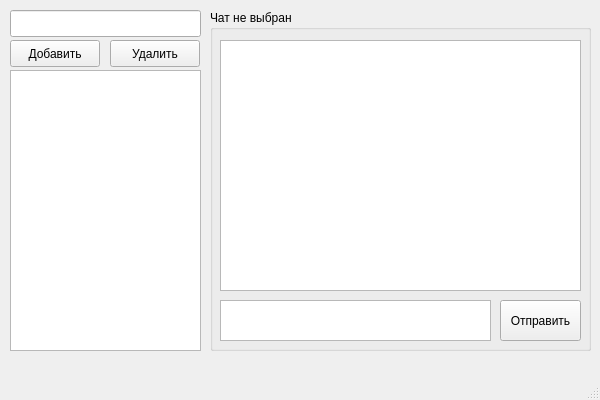
<?xml version="1.0" encoding="UTF-8"?>
<ui version="4.0">
 <class>MainWindow</class>
 <widget class="QMainWindow" name="MainWindow">
  <property name="geometry">
   <rect>
    <x>0</x>
    <y>0</y>
    <width>600</width>
    <height>400</height>
   </rect>
  </property>
  <property name="windowTitle">
   <string>MyMessenger</string>
  </property>
  <widget class="QWidget" name="centralwidget">
   <widget class="QPushButton" name="pushButtonAddContact">
    <property name="geometry">
     <rect>
      <x>10</x>
      <y>40</y>
      <width>90</width>
      <height>27</height>
     </rect>
    </property>
    <property name="text">
     <string>Добавить</string>
    </property>
   </widget>
   <widget class="QPushButton" name="pushButtonContactList">
    <property name="geometry">
     <rect>
      <x>110</x>
      <y>40</y>
      <width>90</width>
      <height>27</height>
     </rect>
    </property>
    <property name="text">
     <string>Удалить</string>
    </property>
   </widget>
   <widget class="QLineEdit" name="lineEditAddContact">
    <property name="geometry">
     <rect>
      <x>10</x>
      <y>10</y>
      <width>191</width>
      <height>27</height>
     </rect>
    </property>
   </widget>
   <widget class="QListView" name="listViewContactList">
    <property name="geometry">
     <rect>
      <x>10</x>
      <y>70</y>
      <width>191</width>
      <height>281</height>
     </rect>
    </property>
   </widget>
   <widget class="QTextEdit" name="textEditChatInput">
    <property name="geometry">
     <rect>
      <x>220</x>
      <y>300</y>
      <width>271</width>
      <height>41</height>
     </rect>
    </property>
   </widget>
   <widget class="QPushButton" name="pushButtonChatSend">
    <property name="geometry">
     <rect>
      <x>500</x>
      <y>300</y>
      <width>81</width>
      <height>41</height>
     </rect>
    </property>
    <property name="text">
     <string>Отправить</string>
    </property>
   </widget>
   <widget class="QListWidget" name="listWidgetMessages">
    <property name="geometry">
     <rect>
      <x>220</x>
      <y>40</y>
      <width>361</width>
      <height>251</height>
     </rect>
    </property>
   </widget>
   <widget class="QGroupBox" name="groupBoxChatName">
    <property name="geometry">
     <rect>
      <x>210</x>
      <y>10</y>
      <width>381</width>
      <height>341</height>
     </rect>
    </property>
    <property name="title">
     <string>Чат не выбран</string>
    </property>
   </widget>
   <zorder>pushButtonAddContact</zorder>
   <zorder>pushButtonContactList</zorder>
   <zorder>lineEditAddContact</zorder>
   <zorder>listViewContactList</zorder>
   <zorder>groupBoxChatName</zorder>
   <zorder>listWidgetMessages</zorder>
   <zorder>pushButtonChatSend</zorder>
   <zorder>textEditChatInput</zorder>
  </widget>
  <widget class="QMenuBar" name="menubar">
   <property name="geometry">
    <rect>
     <x>0</x>
     <y>0</y>
     <width>600</width>
     <height>27</height>
    </rect>
   </property>
  </widget>
  <widget class="QStatusBar" name="statusbar"/>
 </widget>
 <resources/>
 <connections/>
</ui>
